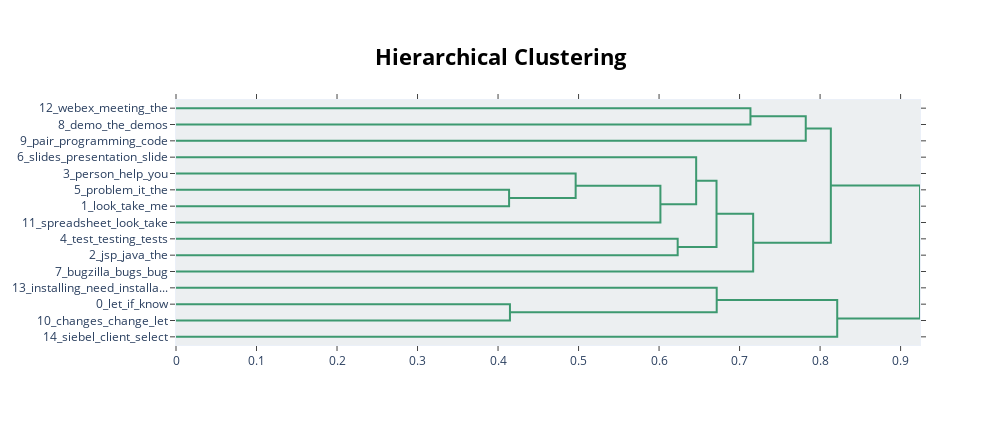

Write notebook code for a chart like this one.
### Code cell
topic_model.visualize_hierarchy(custom_labels=False)

### Figure 1 — Plotly figure (JSON) as saved in the notebook; plotly's stock layout.template omitted (floating-point values rounded to 4 significant figures)
{"data": [{"hoverinfo": "text", "marker": {"color": "rgb(61,153,112)"}, "mode": "lines", "type": "scatter", "x": [0, 0.7135, 0.7135, 0], "xaxis": "x", "y": [-5, -5, -15, -15], "yaxis": "y"}, {"hoverinfo": "text", "marker": {"color": "rgb(61,153,112)"}, "mode": "lines", "type": "scatter", "x": [0.7135, 0.7822, 0.7822, 0], "xaxis": "x", "y": [-10, -10, -25, -25], "yaxis": "y"}, {"hoverinfo": "text", "marker": {"color": "rgb(61,153,112)"}, "mode": "lines", "type": "scatter", "x": [0, 0.4137, 0.4137, 0], "xaxis": "x", "y": [-55, -55, -65, -65], "yaxis": "y"}, {"hoverinfo": "text", "marker": {"color": "rgb(61,153,112)"}, "mode": "lines", "type": "scatter", "x": [0, 0.4964, 0.4964, 0.4137], "xaxis": "x", "y": [-45, -45, -60, -60], "yaxis": "y"}, {"hoverinfo": "text", "marker": {"color": "rgb(61,153,112)"}, "mode": "lines", "type": "scatter", "x": [0.4964, 0.6017, 0.6017, 0], "xaxis": "x", "y": [-52.5, -52.5, -75, -75], "yaxis": "y"}, {"hoverinfo": "text", "marker": {"color": "rgb(61,153,112)"}, "mode": "lines", "type": "scatter", "x": [0, 0.6461, 0.6461, 0.6017], "xaxis": "x", "y": [-35, -35, -63.75, -63.75], "yaxis": "y"}, {"hoverinfo": "text", "marker": {"color": "rgb(61,153,112)"}, "mode": "lines", "type": "scatter", "x": [0, 0.6231, 0.6231, 0], "xaxis": "x", "y": [-85, -85, -95, -95], "yaxis": "y"}, {"hoverinfo": "text", "marker": {"color": "rgb(61,153,112)"}, "mode": "lines", "type": "scatter", "x": [0.6461, 0.6714, 0.6714, 0.6231], "xaxis": "x", "y": [-49.38, -49.38, -90, -90], "yaxis": "y"}, {"hoverinfo": "text", "marker": {"color": "rgb(61,153,112)"}, "mode": "lines", "type": "scatter", "x": [0.6714, 0.7169, 0.7169, 0], "xaxis": "x", "y": [-69.69, -69.69, -105, -105], "yaxis": "y"}, {"hoverinfo": "text", "marker": {"color": "rgb(61,153,112)"}, "mode": "lines", "type": "scatter", "x": [0.7822, 0.8134, 0.8134, 0.7169], "xaxis": "x", "y": [-17.5, -17.5, -87.34, -87.34], "yaxis": "y"}, {"hoverinfo": "text", "marker": {"color": "rgb(61,153,112)"}, "mode": "lines", "type": "scatter", "x": [0, 0.4148, 0.4148, 0], "xaxis": "x", "y": [-125, -125, -135, -135], "yaxis": "y"}, {"hoverinfo": "text", "marker": {"color": "rgb(61,153,112)"}, "mode": "lines", "type": "scatter", "x": [0, 0.6716, 0.6716, 0.4148], "xaxis": "x", "y": [-115, -115, -130, -130], "yaxis": "y"}, {"hoverinfo": "text", "marker": {"color": "rgb(61,153,112)"}, "mode": "lines", "type": "scatter", "x": [0.6716, 0.8213, 0.8213, 0], "xaxis": "x", "y": [-122.5, -122.5, -145, -145], "yaxis": "y"}, {"hoverinfo": "text", "marker": {"color": "rgb(61,153,112)"}, "mode": "lines", "type": "scatter", "x": [0.8134, 0.9241, 0.9241, 0.8213], "xaxis": "x", "y": [-52.42, -52.42, -133.8, -133.8], "yaxis": "y"}], "layout": {"autosize": false, "height": 425, "hoverlabel": {"bgcolor": "white", "font": {"family": "Rockwell", "size": 16}}, "hovermode": "closest", "plot_bgcolor": "#ECEFF1", "showlegend": false, "title": {"font": {"color": "Black", "size": 22}, "text": "<b>Hierarchical Clustering</b>", "x": 0.5, "xanchor": "center", "yanchor": "top"}, "width": 1000, "xaxis": {"mirror": "allticks", "rangemode": "tozero", "showgrid": false, "showline": true, "showticklabels": true, "ticks": "outside", "type": "linear", "zeroline": false}, "yaxis": {"mirror": "allticks", "range": [-150, 0], "rangemode": "tozero", "showgrid": false, "showline": true, "showticklabels": true, "tickmode": "array", "ticks": "outside", "ticktext": ["12_webex_meeting_the", "8_demo_the_demos", "9_pair_programming_code", "6_slides_presentation_slide", "3_person_help_you", "5_problem_it_the", "1_look_take_me", "11_spreadsheet_look_take", "4_test_testing_tests", "2_jsp_java_the", "7_bugzilla_bugs_bug", "13_installing_need_installa...", "0_let_if_know", "10_changes_change_let", "14_siebel_client_select"], "tickvals": [-5, -15, -25, -35, -45, -55, -65, -75, -85, -95, -105, -115, -125, -135, -145], "type": "linear", "zeroline": false}}}
